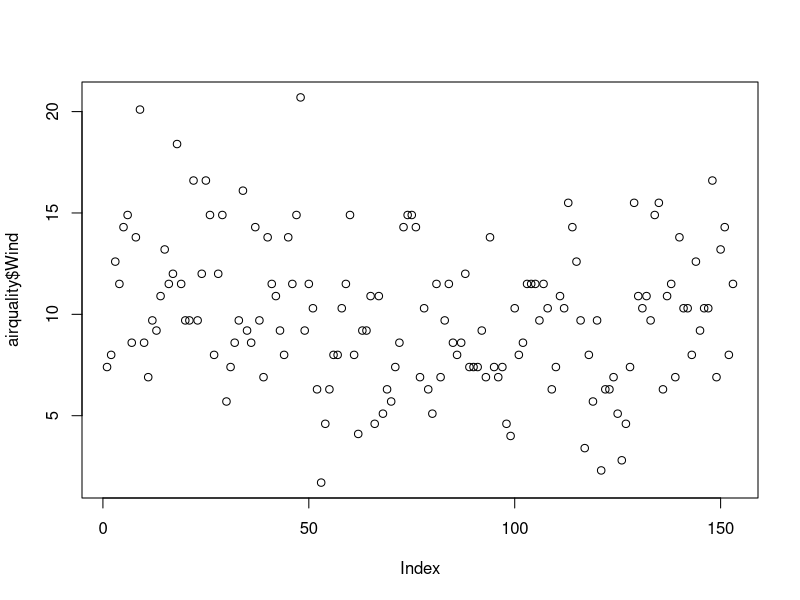
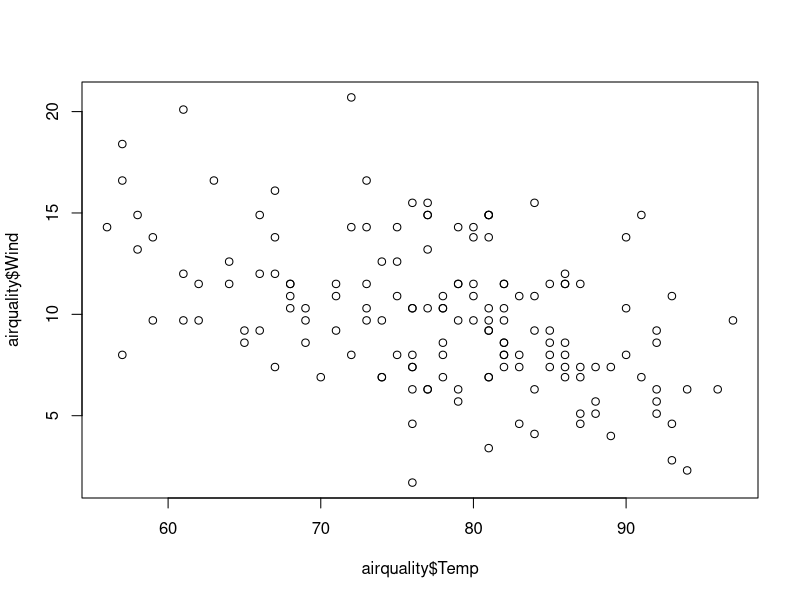
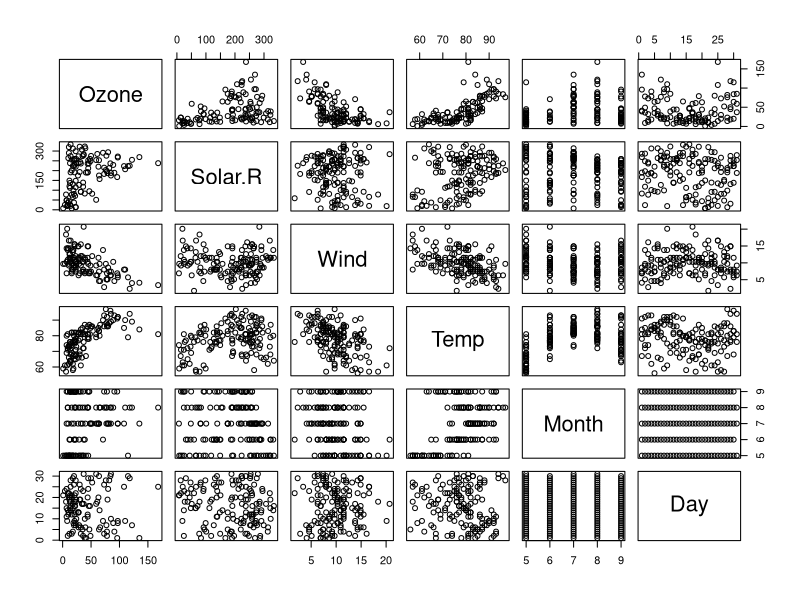
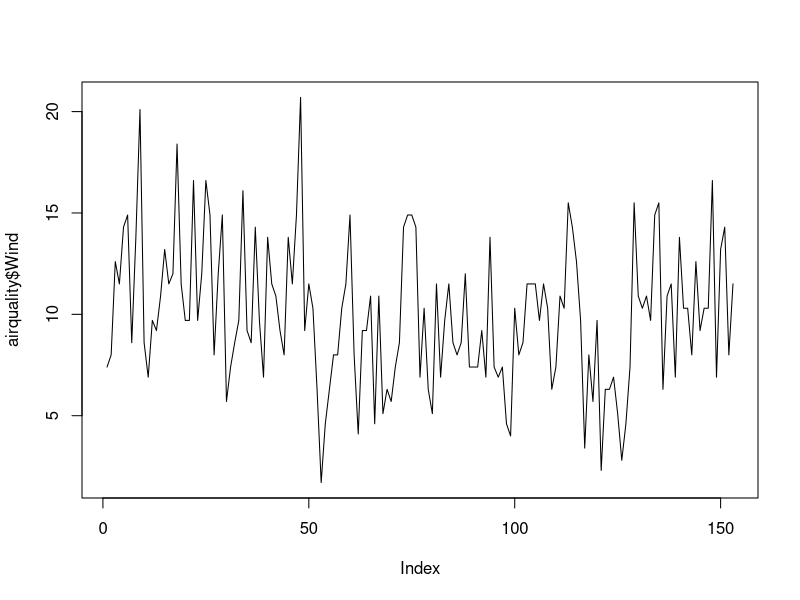
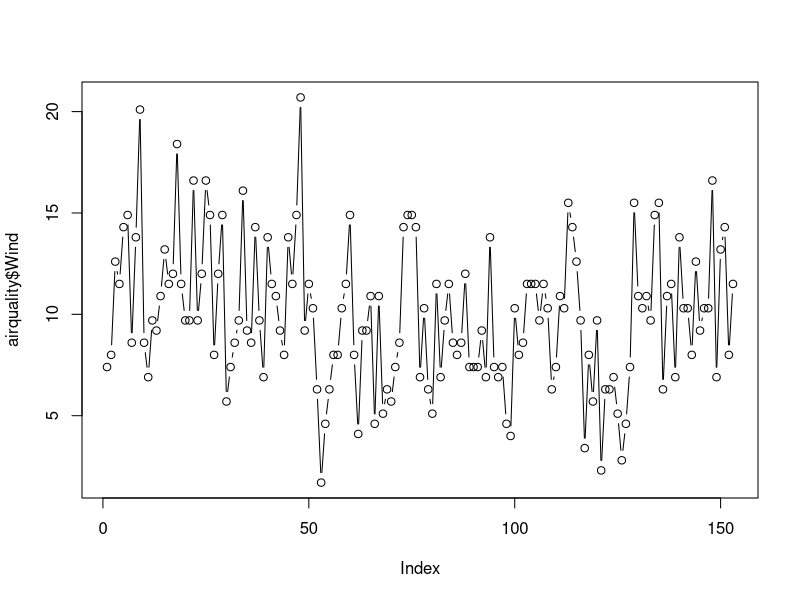
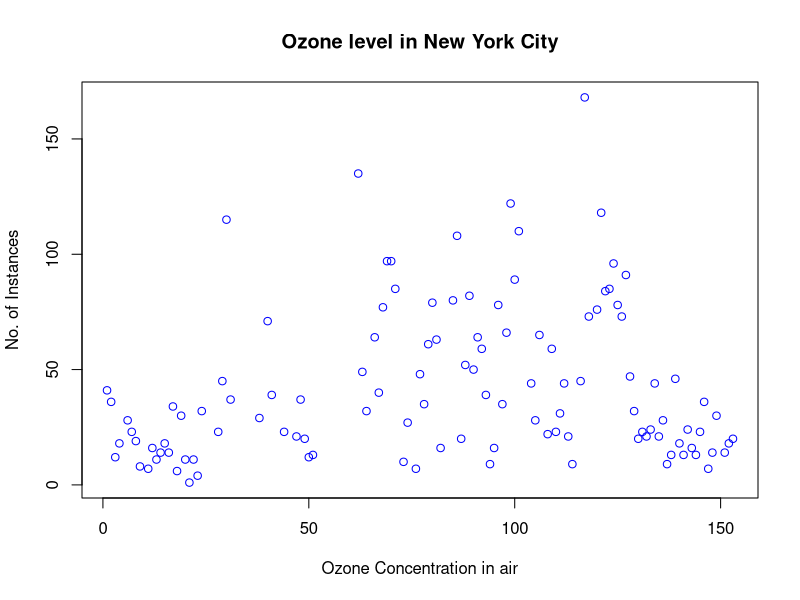
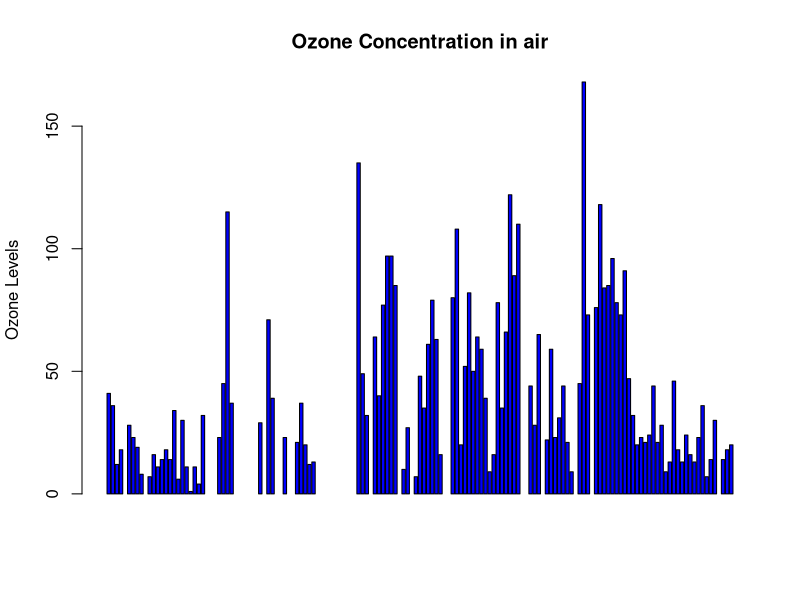
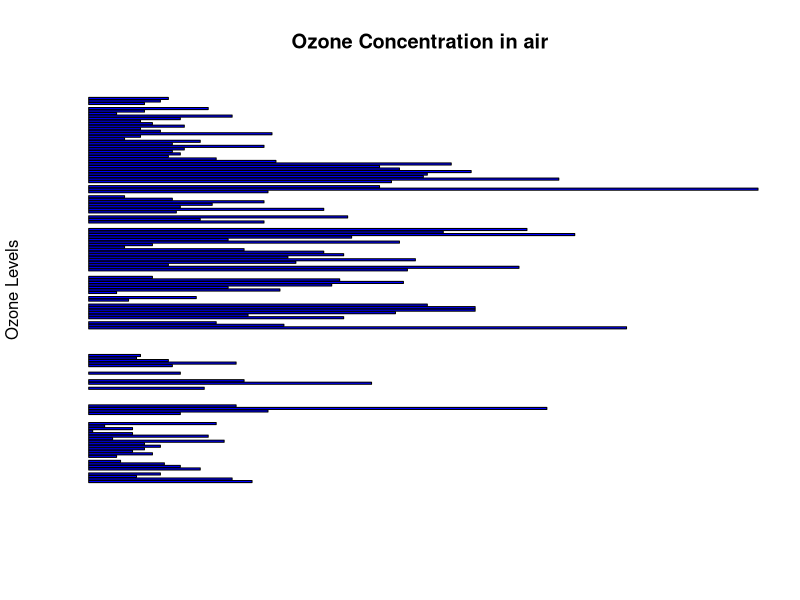

These charts were generated, in order, by the following R code:
airquality <- datasets::airquality 

#it is a predefined dataset in R


head(airquality) #By Default it gives the six values from top


head(airquality,10) #We can initialize the no of data rows, here we want 10 rows from top 


tail(airquality)  #By Default it gives the six values from bottom

tail(airquality,10) #We can initialize the no of data rows, here we want 10 rows from bottom

airquality[,c(1,2)] #here we print the column 1 and 2 and all the rows

#we initialize rows left side of comma and right side of comma we declare column

airquality$Temp 
# dollar sign helps to print all data of temp column by the help of dollar sign we can extract any column

summary(airquality$Ozone)
#by this function we can find mean, median, mode, min, max, quartile and other summaries

summary(airquality)
# By this syntax we finds the all column summaries

summary(airquality$Wind)
#Here we find the summary of wind


#Now we starting the visualization
plot(airquality$Wind)

plot(airquality$Temp, airquality$Wind, type="p")
#Here we declare the type = p it's mean is points which is shown on your plot

plot(airquality)

plot(airquality$Wind, type="l") 
#Here We declare type=l which means we present the plot by line
plot(airquality$Wind, type = "b")
#Here We declare type=b which means we present the plot by line and point both

plot(airquality$Ozone, xlab = "Ozone Concentration in air", ylab = "No. of Instances", main = "Ozone level in New York City", col = "Blue")
#Here we declare the label for x axis and label for y axis and the main label for understanding the plot

barplot(airquality$Ozone, ylab = "Ozone Levels", main = "Ozone Concentration in air", col = "Blue", horiz = "F", axes = "T")
# Here we declare horiz = f which means we did not want our bar chart horizontal that's why it's 
# vertical and axes = t because we want the parameters on y axis
barplot(airquality$Ozone, ylab = "Ozone Levels", main = "Ozone Concentration in air", col = "Blue", horiz = "T", axes = "F")
#Now you can difference in both codes


#HISTOGRAM
hist(airquality$Temp)


hist(airquality$Temp, main = "Solar Radiation Values in Air", xlab = "Solar Radiation", col = "Blue")


boxplot(airquality$Wind,main = "Boxplot")


boxplot.stats(airquality$Wind)$out
#It tells about three outliers which was shown in box plot


boxplot(airquality[,1:4], main = "Multiple Plot")


par(mfrow=c(3,3), mar = c(2,5,2,1), las = "1", bty = "o")
#Here Understand above statement, in this statement par means parameter and mfrow means how 
#how many row and columns do you want las is for label how you wants your parameter if want in 
#horizontal then give the value 1 and if you want the vertical then 0
#and bty is stands for boundary do you want or not
#mar Means margin top=2, left=5, right=2 and bottom=1 i think
plot(airquality$Ozone)
plot(airquality$Ozone, airquality$Wind)
plot(airquality$Temp, type = "l")
plot(airquality$Solar.R, type = "l")
plot(airquality$Month,type = "l")
barplot(airquality$Ozone, ylab = "Ozone Levels", main = "Ozone Concentration in air", col = "Blue", horiz = "F", axes = "T")
hist(airquality$Temp)
hist(airquality$Temp, main = "Solar Radiation Values in Air", xlab = "Solar Radiation", col = "Blue")
boxplot(airquality$Wind,main = "Boxplot")





# It is another dataset
sd(airquality$Ozone,na.rm = "T")
